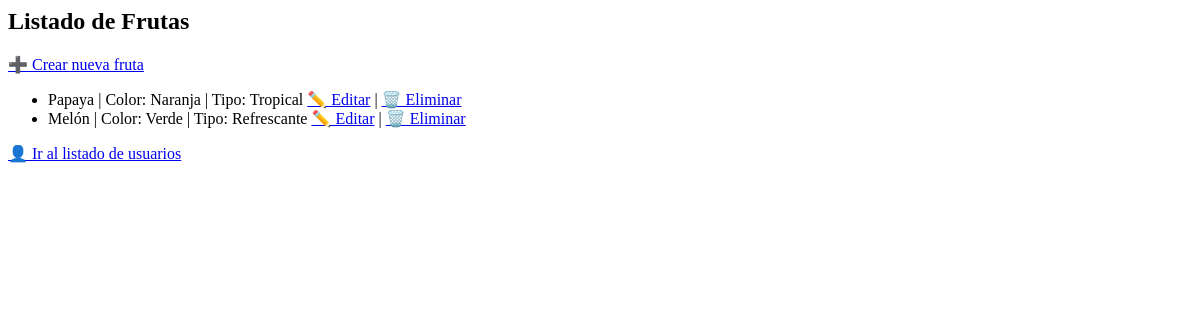
Before: /frutas/ with the older database file.
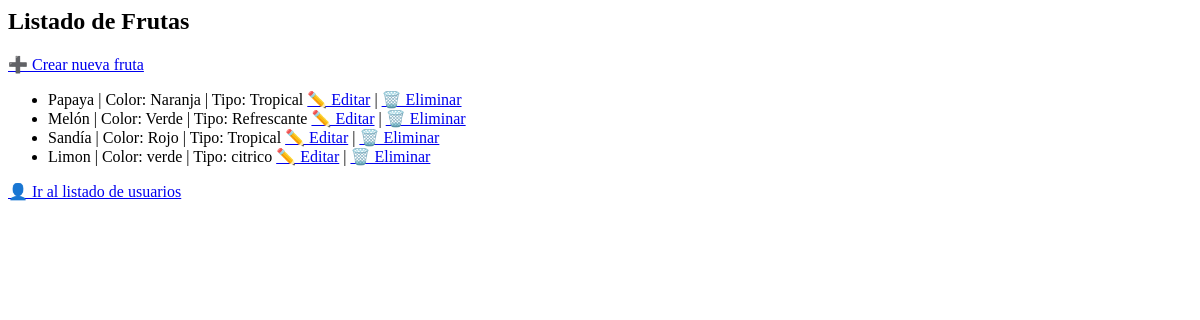
After: the same page with the newer database file.
### selector/models.py (models this page shows, shortened)
class Fruta(models.Model):
    nombre = models.CharField(max_length=100)
    color = models.CharField(max_length=50)
    tipo = models.CharField(max_length=50)
    descripcion = models.TextField()

### selector/views.py (the view)
# urls.py: path('frutas/', views.fruta_list, name='fruta_list'),
def fruta_list(request):
    frutas = Fruta.objects.all()
    return render(request, 'fruta_list.html', {'frutas': frutas})

### selector/templates/fruta_list.html
<h2>Listado de Frutas</h2>
<a href="{% url 'fruta_create' %}">➕ Crear nueva fruta</a>
<ul>
  {% for fruta in frutas %}
    <li>
      {{ fruta.nombre }} | Color: {{ fruta.color }} | Tipo: {{ fruta.tipo }}
      <a href="{% url 'fruta_update' fruta.id %}">✏️ Editar</a> |
      <a href="{% url 'fruta_delete' fruta.id %}">🗑️ Eliminar</a>
    </li>
  {% empty %}
    <li>No hay frutas registradas.</li>
  {% endfor %}
</ul>
<a href="{% url 'usuario_list' %}">👤 Ir al listado de usuarios</a>

Changed rows visible on the page:
added Fruta: nombre "Sandía", color "Rojo", tipo "Tropical"
added Fruta: nombre "Limon", color "verde", tipo "citrico"
